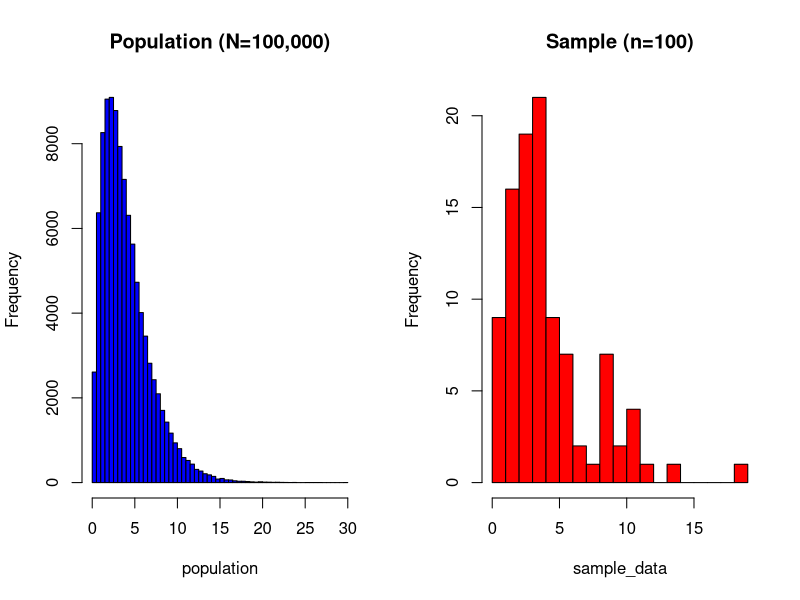
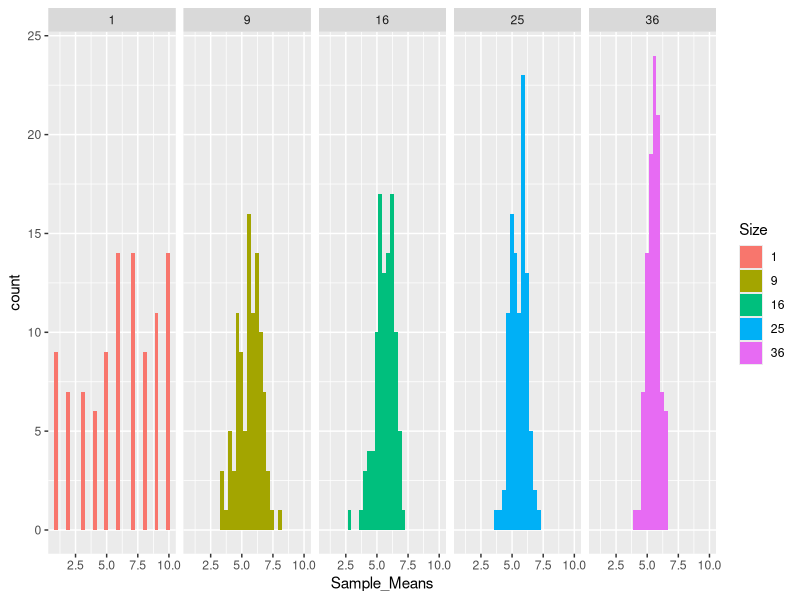

Here is the R script that generated these plots, in order:
## ---- chunk 1
#| echo: true

sample(1:100, 3, replace = FALSE)
## ---- chunk 2
#| echo: true
#| eval: true

# 1. Create a population (e.g., a vector of 1 to 1000)
population <- 1:1000

# 2. Define the desired sample size
sample_size <- 100

# 3. Calculate the sampling interval (k)
N <- length(population) # Population size
k <- N / sample_size
# If k is not an integer, you might use ceiling(N/n) and adjust the logic

# 4. Choose a random starting point (r) between 1 and k
set.seed(123) # Optional: for reproducible results
start_point <- sample(1:k, 1)

# 5. Select every k-th element starting from the random start point
systematic_sample_indices <- seq(from = start_point, to = N, by = k)
systematic_sample <- population[systematic_sample_indices]

# 6. View the first few elements and the dimension of the sample
head(systematic_sample)
length(systematic_sample) # Should be the desired sample size (100)

## ---- chunk 3
#| echo: true
#| eval: true

library(dplyr)

# Sample data
set.seed(123) # For reproducibility
data <- data.frame(
  ID = 1:100,
  Gender = sample(c("Male", "Female"), 100, replace = TRUE),
  Income = rnorm(100, mean = 50000, sd = 10000)
)
## ---- chunk 4
#| echo: true
#| eval: true

# Stratified sampling with sample_n()
sampled_data_n <- data %>%
  group_by(Gender) %>%
  sample_n(10)

# View the sampled data
# sampled_data_n %>% count(Gender)
## ---- chunk 5
#| echo: true

set.seed(123)

population <- data.frame(
  Supermarket = paste("Supermarket", 1:1000, sep = "_"),
  CustomerSatisfaction = rnorm(1000, mean = 75, sd = 10)
)

selected_supermarkets <- sample(population$Supermarket, size = 10, replace = FALSE)

sampled_data <- population[population$Supermarket %in% selected_supermarkets, ]

head(sampled_data)
## ---- chunk 6
#| echo: true

set.seed(123)

region <- data.frame(
  Neighborhood = paste("Neighborhood", 1:500, sep = "_"),
  AverageIncome = rnorm(500, mean = 50000, sd = 10000)
)

households <- data.frame(
  Neighborhood = rep(sample(region$Neighborhood, size = 500, replace = TRUE), each = 20),
  HouseholdID = rep(1:20, times = 500),
  EmploymentStatus = sample(c("Employed", "Unemployed"), size = 10000, replace = TRUE)
)

selected_neighborhoods <- sample(region$Neighborhood, size = 5, replace = FALSE)

sampled_households <- households[households$Neighborhood %in% selected_neighborhoods, ]

head(sampled_households)
## ---- chunk 7
#| echo: true

set.seed(123)
states <- data.frame(
  State = paste("State", 1:50, sep = "_"),
  Population = sample(1000000:5000000, 50, replace = TRUE)
)
counties <- data.frame(
  State = rep(sample(states$State, size = 50, replace = TRUE), each = 20),
  County = rep(paste("County", 1:20, sep = "_"), times = 50),
  VaccinationRate = rnorm(1000, mean = 70, sd = 5)
)
selected_states <- sample(states$State, size = 3, replace = FALSE)
selected_counties <- sample(counties$County[counties$State %in% selected_states], size = 5, replace = FALSE)
sampled_vaccination_centers <- counties[counties$County %in% selected_counties, ]
head(sampled_vaccination_centers)
## ---- chunk 8
#| echo: true

# 1. Define Population Distribution (e.g., skewed population)
set.seed(123)
population <- rgamma(100000, shape = 2, scale = 2)

# 2. Take a Sample Distribution (e.g., 100 individuals)
sample_data <- sample(population, 100)

## ---- chunk 9
#| echo: false

# 3. Compare Distributions (Plotting)
par(mfrow=c(1,2)) # Set up 1x2 plot area
hist(population, breaks=50, main="Population (N=100,000)", col="blue")
hist(sample_data, breaks=20, main="Sample (n=100)", col="red")

## ---- chunk 10
#| echo: true

sample(x = c("H", "T"), size = 10, replace = T)
## ---- chunk 11
#| echo: true

sample(x = c(1:6), size = 10, replace = T)
## ---- chunk 12

set_table <- data.frame(Description = c("Union", "Intersection"),
                        Notation = c("\\(A \\cup C\\)", 
                                   "\\(A \\cap C\\)"),
                        Reading = c("A or C", "A and C"),
                        Elements = c("{2, 3, 4, 5, 6}",
                        "{2}"))



kableExtra::kable(set_table, "html", escape = FALSE)

## ---- chunk 13
#| echo: false

library(tidyverse)

set.seed(1)
OBV <- 1:10
Dist1 <- NULL
Dist9 <- NULL
Dist16 <- NULL
Dist25 <- NULL
Dist36 <- NULL
count = 100
while(count > 0){Dist1 <- c(Dist1,sample(OBV, 1, replace = TRUE)); count <- count - 1}
count = 100
while(count > 0){Dist9 <- c(Dist9,mean(sample(OBV, 9,replace = TRUE) ) ); count <- count - 1}
count = 100
while(count > 0){Dist16 <- c(Dist16,mean(sample(OBV, 16,replace = TRUE) ) ); count <- count - 1}
count = 100
while(count > 0){Dist25 <- c(Dist25,mean(sample(OBV, 25,replace = TRUE) ) ); count <- count - 1}
count = 100
while(count > 0){Dist36 <- c(Dist36,mean(sample(OBV, 36,replace = TRUE) ) ); count <- count - 1}
Dist.df <- data.frame(Size = factor(rep(c(1,9,16,25,36), each=100)), Sample_Means = c(Dist1, Dist9, Dist16, Dist25, Dist36) )
ggplot(Dist.df, aes(Sample_Means, fill = Size)) + geom_histogram() + facet_grid(. ~ Size)
